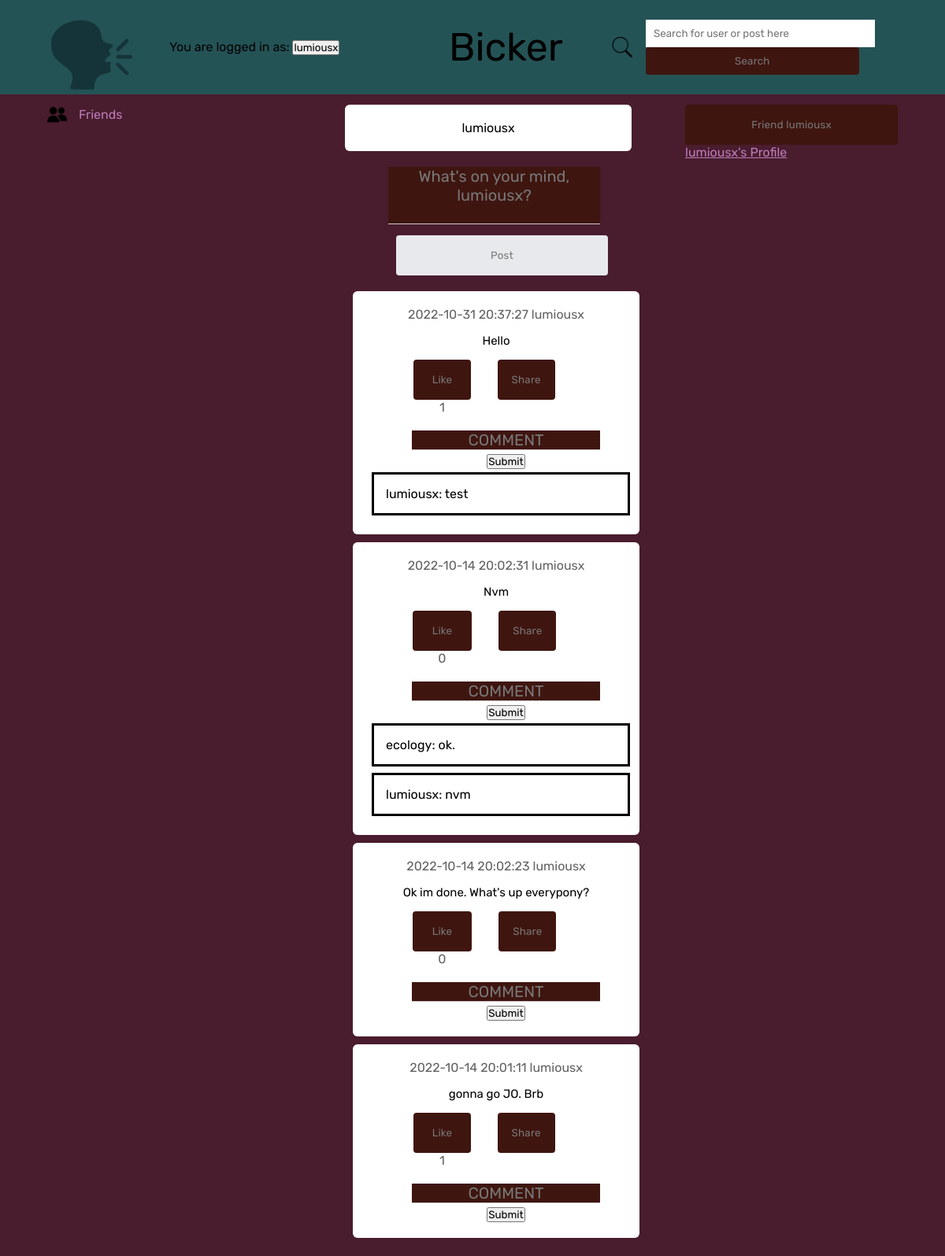
The page /frontpage (signed in) on the database its author committed.
### tables this page shows
CREATE TABLE posts (
    id INTEGER PRIMARY KEY AUTOINCREMENT,
    content text NOT NULL,
    username text NOT NULL,
    created_at DATETIME DEFAULT CURRENT_TIMESTAMP, likes INT DEFAULT 0,
    FOREIGN KEY(username) REFERENCES users(username)
);

CREATE TABLE comments(
                    comment_id INTEGER PRIMARY KEY AUTOINCREMENT,
                    commenter_user TEXT NOT NULL,
                    comment_time DATETIME DEFAULT CURRENT_TIMESTAMP,
                    post_id INTEGER NOT NULL, comment_content TEXT,
                    FOREIGN KEY (post_id) REFERENCES posts(id)
                    );

### app.py (the view, shortened to what this page needs)
@app.route('/frontpage', methods=['GET', 'POST'])
def frontpage():
    global current_user
    global current_page
    global user_list
    global search_post_list
    global search_page
    global selected_user
    if current_user is None:
        return redirect("/login")
    conn = db_connection()
    cursor = conn.cursor()
    cursor.execute("""SELECT id, content, username, created_at, likes, follower_name
                  FROM posts
                  INNER JOIN followers ON username=followed_name
                  WHERE follower_name=?
                  UNION ALL
                  SELECT id, content, username, created_at, likes, 'blank' AS follower_name
                  FROM posts
                  WHERE username=?
                  UNION ALL
                  SELECT id, content, username, created_at, likes, 'blank' AS follower_name
                  FROM posts
                  INNER JOIN shared_posts ON id=post_id
                  WHERE shared_userid=?
                  ORDER BY id DESC""", (current_user, current_user, current_user))
    post_list = []
    for row in cursor.fetchall():
            post_list.append(row)
    if not post_list:
        cursor.execute("""SELECT * FROM posts WHERE id=12""")
        for row in cursor.fetchall():
            post_list.append(row)
    cursor.execute("""SELECT * FROM comments
                    ORDER BY comment_id ASC""")
    comment_list = []
    for row in cursor.fetchall():
            comment_list.append(row)
    if request.method == 'POST':
        if request.form.get("post_input") is not None:
            new_post = request.form['post_input']
            sql_query = """INSERT INTO posts (content, username)
                    VALUES (?, ?)"""
            cursor = cursor.execute(sql_query, (new_post, current_user))
            conn.commit()
            sql_query = """SELECT id, content, username, created_at, likes, follower_name
                  FROM posts
                  INNER JOIN followers ON username=followed_name
                  WHERE follower_name=?
                  UNION ALL
                  SELECT id, content, username, created_at, likes, 'blank' AS follower_name
                  FROM posts
                  WHERE username=?
                  UNION ALL
                  SELECT id, content, username, created_at, likes, 'blank' AS follower_name
                  FROM posts
                  INNER JOIN shared_posts ON id=post_id
                  WHERE shared_userid=?
                  ORDER BY id DESC"""
            cursor.execute(sql_query, (current_user, current_user, current_user,))
            post_list.clear()
            for row in cursor.fetchall():
                post_list.append(row)
            current_page = current_user
            return render_template('frontpage.html', user=current_user, postlist = post_list,
                                    currentuser=current_user, commentlist = comment_list)
        elif request.form.get("searchuser") is not None:
            current_search = request.form['searchuser']
            if current_search.isalnum():
                sql_query = """SELECT * FROM users WHERE username LIKE ?"""
                cursor.execute(sql_query, ('%'+current_search+'%',))
                user_list = []
                for row in cursor.fetchall():
                    user_list.append(row)
                sql_query = """SELECT * FROM posts WHERE content LIKE ?"""
                cursor.execute(sql_query, ('%'+current_search+'%',))
                search_post_list = []
                for row in cursor.fetchall():
                    search_post_list.append(row)
                if not search_post_list and not user_list:
                    return redirect('/frontpage')
                else:
                    return redirect('/search')
                """
                sql_query = SELECT * FROM posts WHERE username=? ORDER BY id DESC
                cursor.execute(sql_query, (current_search,))
                post_list.clear()
                for row in cursor.fetchall():
                    post_list.append(row)
                if not post_list:
                    return redirect('/frontpage')
                else:
                    current_page = current_search
                    return render_template('frontpage.html', user=current_search, postlist = post_list,
                                            currentuser=current_user, commentlist = comment_list)
                """
            else:
                return render_template('frontpage.html', user=current_search, postlist = post_list,
                                        currentuser=current_user, commentlist = comment_list)
        elif request.form.get("frienduser") is not None:
            sql_query = """SELECT * FROM followers WHERE follower_name=? AND followed_name=?"""
            cursor = cursor.execute(sql_query, (current_user, current_page))
            follower_list = []
            for row in cursor.fetchall():
                follower_list.append(row)
            if current_user == current_page:
                pass
            elif not follower_list:
                friend_status = 0
                sql_query = """INSERT INTO followers (follower_name, followed_name, status)
                     VALUES (?, ?, ?)"""
                cursor = cursor.execute(sql_query, (current_user, current_page, friend_status))
                conn.commit()
            sql_query = """SELECT * FROM posts WHERE username=? ORDER BY id DESC"""
            cursor.execute(sql_query, (current_page,))
            post_list.clear()
            for row in cursor.fetchall():
                post_list.append(row)
            return render_template('frontpage.html', user=current_page, postlist = post_list,
                                    currentuser=current_user, commentlist = comment_list)
        elif request.form.get("friendlist") is not None:
            return redirect("/friends")
        elif request.form.get('sharebutton') is not None:
            sharedID = request.form.get('sharebutton')
            sql_query = """SELECT * FROM shared_posts WHERE shared_userid=? AND post_id=?"""
            cursor.execute(sql_query, (current_user, sharedID,))
            check_list=[]
            for row in cursor.fetchall():
                check_list.append(row)
            if not check_list:
                sql_query = """INSERT INTO shared_posts (shared_userid, post_id)
                        VALUES (?, ?)"""
                cursor.execute(sql_query, (current_user, sharedID,))
                conn.commit()
                sql_query = """SELECT * FROM posts WHERE username=? ORDER BY id DESC"""
                cursor.execute(sql_query, (current_page,))
                post_list.clear()
                for row in cursor.fetchall():
                    post_list.append(row)
                return render_template('frontpage.html', user=current_page, postlist = post_list,
                                        currentuser=current_user, commentlist = comment_list)
            else:
                return render_template('frontpage.html', user=current_page, postlist = post_list,
                                        currentuser=current_user, commentlist = comment_list)
        elif request.form.get('likebutton') is not None:
            likedID = request.form.get('likebutton')
            sql_query = """UPDATE posts SET likes = likes + 1 WHERE id = ?"""
            cursor.execute(sql_query, (likedID,))
            conn.commit()
            return redirect("/frontpage")
        elif request.form.get('return') is not None:
            return redirect("/frontpage")
        elif request.form.get('commentbutton') is not None:
            if request.form.get('comment_button') is None:
                return redirect("/frontpage")
            else:
                post_id = request.form.get('commentbutton')
                comment_content = request.form.get('comment_button')
                sql_query = """INSERT INTO comments (commenter_user, post_id, comment_content)
                            VALUES (?, ?, ?)"""
                cursor.execute(sql_query, (current_user, post_id, comment_content,))
                conn.commit()
                return redirect("/frontpage")
    else:
        current_page = current_user
        return render_template('frontpage.html', user=current_user, postlist = post_list,
                                currentuser=current_user, commentlist = comment_list)

### templates/frontpage.html (shortened to what this page needs)
<!DOCTYPE html>
<html lang="en">
<head>
    <link rel= "stylesheet" type= "text/css" href= "{{ url_for('static',filename='stylefront.css') }}">
</head>
<body>
    <nav>
        <div class = "nav-left">
            <img src="{{ url_for('static', filename='bickerlogo.png') }}" alt="Bicker Logo" class = "logo">
            <form action="" method="post">
                You are logged in as:
                <input class="btn btn-default" name="return" type="submit" value="{{ currentuser }}">
            </form>
        </div>
        <div class = "nav-middle">
            Bicker
        </div>
        <div class = "nav-right">
            <div class = "search-box">
                <img src = "{{ url_for('static', filename='searchicon.png') }}" alt = "search icon">
            <form action="" method="post">
                <input type="text" placeholder="Search for user or post here" name="searchuser" value="{{
                    request.form.searchuser }}">
                <input class="searchbutton" type="submit" value="Search">
            </form>
            </div>
        </div>
    </nav>
    <div class="container">
        <div class="left-sidebar">
            <div class="important-links">
                <a href="{{ url_for('friends_list') }}" style = "color: #bc7db9;"><img src = "{{ url_for('static', filename='friendsicon.png') }}" alt = "friends icon">Friends</a>
            </div>
        </div>
        <div class="main-content">
            <div class="write-post-container">
                <div>
                    <p> {{ user }} </p>
                </div>
            </div>
            <div class="post-input-container">
                <form action="{{ url_for('frontpage') }}" method="post">
                    <textarea name = "post_input" id = "post_input" placeholder = "What's on your mind, {{ currentuser }}?" rows = 3></textarea>
                    <button type = "submit" class = "postsubmit">
                        Post
                    </button>
                </form>
            </div>
            {% for row in postlist %}
            <div class="post-container">
                <div class="timestamp">
                    <span>{{ row[3] }}</span>
                    <span>{{ row[2] }}</span>
                </div>
                <p class = "post-text">{{ row[1] }}</p>
                <div class="post-row">
                    <div class = "activity-icons">
                        <div><form action="" method="post">
                            <input type="submit" value="Like" class = "likebutton">
                            <span>{{ row[4] }}</span>
                        </form>
                        </div>
                        <div>
                            <form action="" method="post">
                                <input type="submit" value="Share" class="sharebutton">
                            </form>
                        </div>
                        <div class="post-input-container">
                            <form action="{{ url_for('frontpage') }}" method="post">
                                <textarea name = "comment-button" id = "comment-button" placeholder = "COMMENT" rows = 1 style="color:#bc7db9"></textarea>
                                <input type="submit">
                            </form>
                        </div>
                            {% for thing in commentlist %}
                                {% if thing[3] == row[0]%}
                                <div class="comment-container" >
                                {{ thing[1] }}:
                                {{ thing[4] }}
                                </div>
                                <br />
                                {%endif%}
                           {% endfor %}
                    </div>
                </div>
            </div>
            {% endfor %}
        </div>
        <div class="right-sidebar">
            <form action="" method="post">
                <input class="friendbutton" name="frienduser" type="submit" value="Friend {{ user }}">
            </form>
            <a href="{{ url_for('profile_page') }}" style = "color: #bc7db9;">{{ user }}'s Profile</a>
        </div>
    </div>
</body>
</html>

### rows shown on the page
posts: created_at "2022-10-31 20:37:27", username "lumiousx", content "Hello", likes "1"
comments: commenter_user "lumiousx", comment_content "test"
posts: created_at "2022-10-14 20:02:31", username "lumiousx", content "Nvm", likes "0"
comments: commenter_user "ecology", comment_content "ok."
comments: commenter_user "lumiousx", comment_content "nvm"
posts: created_at "2022-10-14 20:02:23", username "lumiousx", content "Ok im done. What's up everypony?", likes "0"
posts: created_at "2022-10-14 20:01:11", username "lumiousx", content "gonna go JO. Brb", likes "1"

### other values the page prints
{{ user }} "lumiousx"
